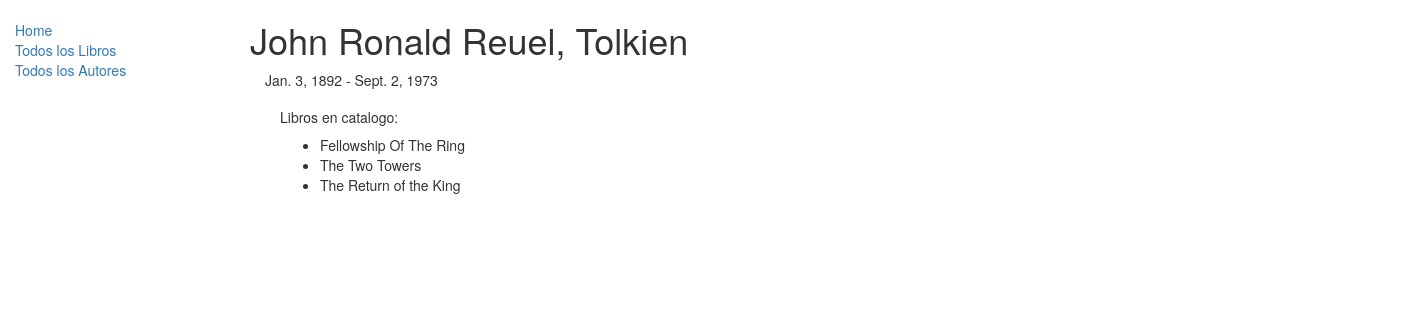
The app's page /catalogo/author/1 with its own data.
### catalogo/models.py (models this page shows, shortened)
class Author(models.Model):
    name = models.CharField(max_length=50)
    surname = models.CharField(max_length=50)
    birthDate = models.DateField(null=True,blank=True)
    deathDate = models.DateField('Deceased',null=True,blank=True)
    class Meta:
        ordering = ['id']

class Book(models.Model):
    title = models.CharField(max_length=200)
    author = models.ForeignKey(Author,on_delete=models.SET_NULL,null=True)
    description = models.TextField(max_length=1000)
    isbn = models.CharField('ISBN',max_length=13,help_text='help_text=13 Caracteres <a href="https://www.isbn-international.org/content/what-isbn">ISBN number</a>')
    genre = models.ManyToManyField(Genre)
    lenguage = models.ForeignKey(Language,on_delete=models.SET_NULL,null=True)
    def show_genre(self):
        return ', '.join([genre.name for genre in self.genre.all() [:2]])
    show_genre.short_description = 'Genre/s'
    class Meta:
        ordering = ['id']

### catalogo/views.py (the view)
# urls.py: path('author/<pk>',views.AuthorDetail,name='author'),
def AuthorDetail(request,pk):
    author = Author.objects.get(pk = pk)
    books = Book.objects.filter(author__id = author.id)
    context = {
        'author':author,
        'books':books,
    }
    return render(request,'author.html',context)

### catalogo/templates/author.html
{% extends "base.html" %}
{% block content %}
    <h1>{{author.name}}, {{author.surname}}</h1>
    <div class="container-fluid">
        {% if author.deathDate %}
        <p class="card-text">{{author.birthDate}} - {{author.deathDate}}</p>
        {% else %}
        <p class="card-text">{{author.birthDate}} - ACTIVO</p>
        {% endif %}
        <div class="container">
            {% if books %}
            <h5>Libros en catalogo:</h5>
            <ul>
                {% for book in books %}
                <li>{{book.title}}</li>
                {% endfor %}
            </ul>
            {% else %}
            <p> No se encuentran libros de este autor en el catalogo </p>
            {% endif %}
        </div>
    </div>
{% endblock %}

### records on screen
Author: name "John Ronald Reuel", surname "Tolkien", birthDate "Jan. 3, 1892", deathDate "Sept. 2, 1973"
Book: title "Fellowship Of The Ring"
Book: title "The Two Towers"
Book: title "The Return of the King"
